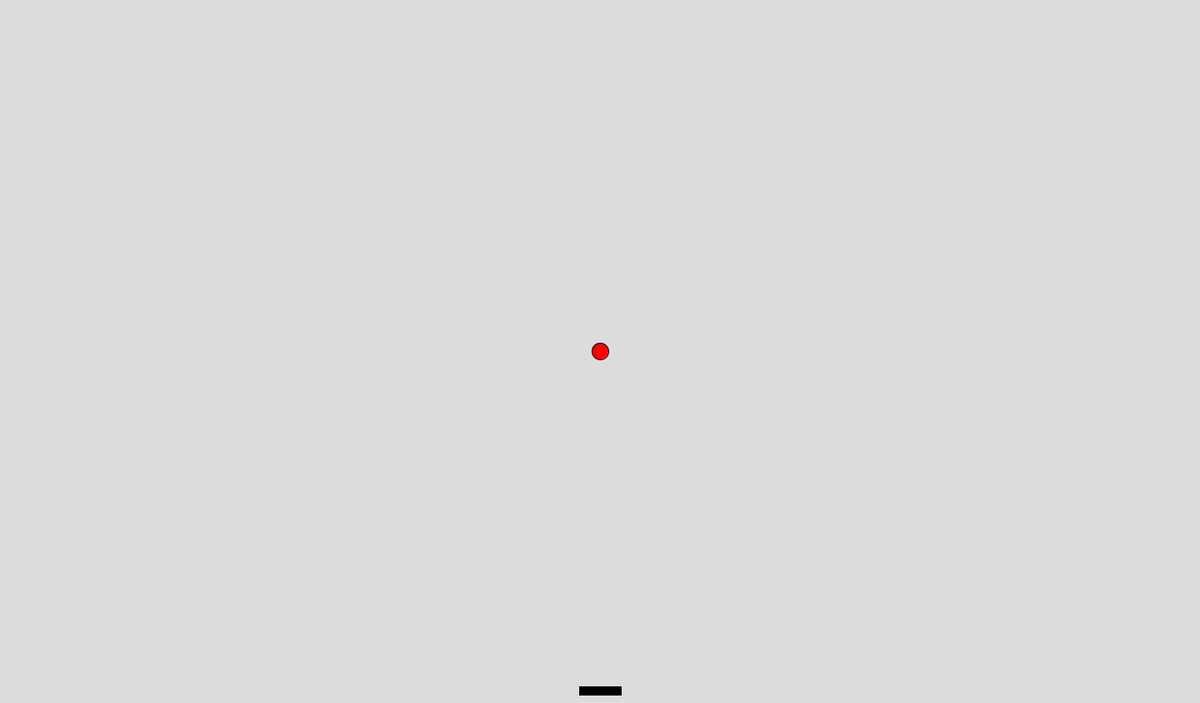
Frame 1 (no input)
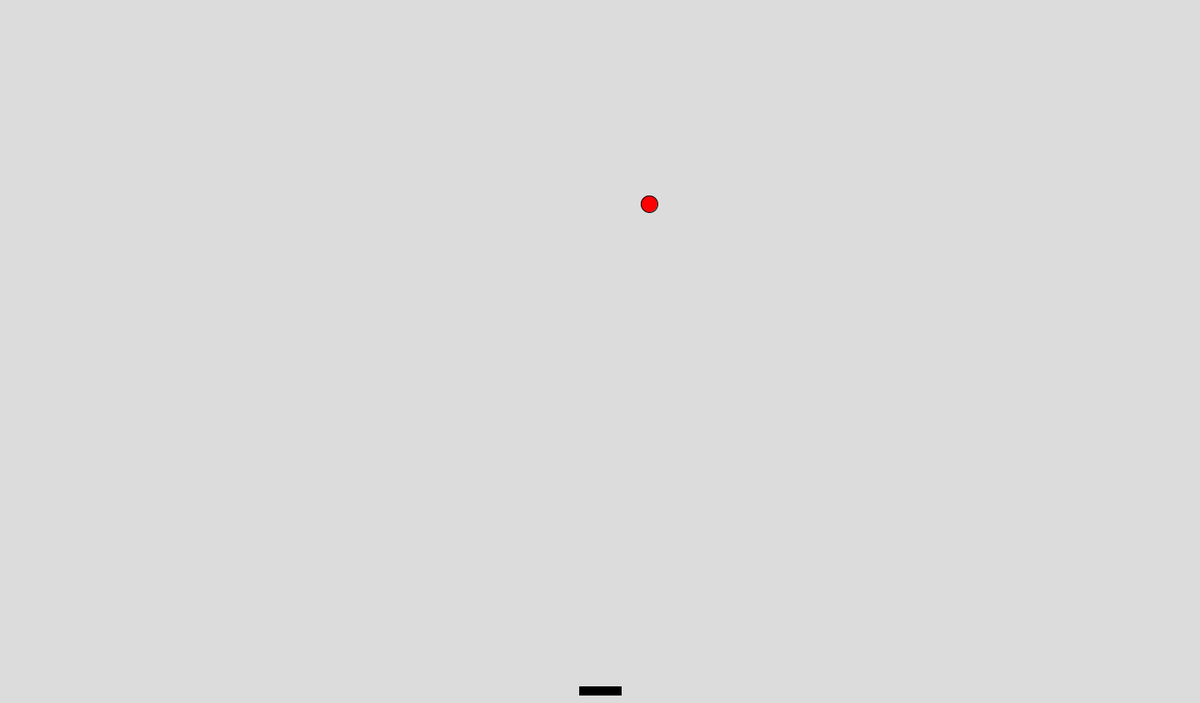
Frame 60 (the mouse pressed at the canvas centre just before this capture)
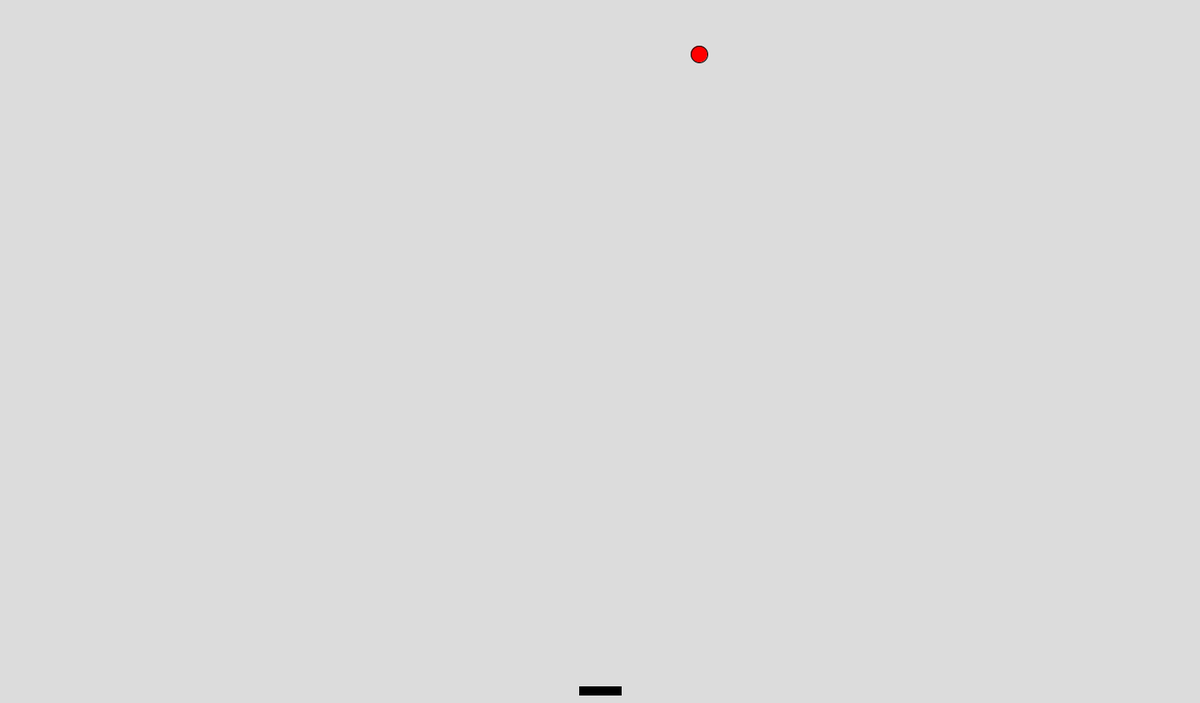
Frame 120 (the mouse held since frame 60 and released just before this capture)

The Processing sketch that drew these frames (run headless with seeded random() and noise(); from frame 60 on, the mouse is pressed at the canvas centre):

// Processing sketch: p_pong_temp
// ── p_pong_temp.pde
// Define variables
int paddleX, paddleY;
int paddleWidth = 50;
int paddleHeight = 10;

int ballX, ballY;
int ballRadius = 10;
int ballDiameter = 20;
int ballWidth = 20;

float ballSpeedX, ballSpeedY;

boolean isDragging = false;
int dragOffsetX, dragOffsetY;

// Setup function
void setup() {
  size(1442, 845);
  frameRate(60);

  paddleX = width / 2 - paddleWidth / 2;
  paddleY = height - paddleHeight - 10;

  ballX = width / 2;
  ballY = height / 2;

  ballSpeedX = random(-5, 5);
  ballSpeedY = random(-5, 5);
}

// Draw function
void draw() {
  background(220);

  // Draw paddle
  fill(0);
  rect(paddleX, paddleY, paddleWidth, paddleHeight);

  // Draw ball
  fill(255, 0, 0);
  ellipse(ballX, ballY, ballDiameter, ballWidth);

  // Update ball position
  ballX += ballSpeedX;
  ballY += ballSpeedY;

  // Bounce ball off walls
  if (ballX < ballRadius || ballX > width - ballRadius) {
    ballSpeedX *= -1;
  }

  if (ballY < ballRadius) {
    ballSpeedY *= -1;
  }

  // Bounce ball off paddle
  if (ballY + ballRadius >= paddleY && ballX >= paddleX && ballX <= paddleX + paddleWidth) {
    ballSpeedY *= -1;
  }

  // Handle mouse click, hold, and drag
  if (mousePressed) {
    if (!isDragging) {
      dragOffsetX = mouseX - paddleX;
      dragOffsetY = mouseY - paddleY;
      isDragging = true;
    }
  } else {
    isDragging = false;
  }

  if (isDragging) {
    paddleX = mouseX - dragOffsetX;
    paddleX = constrain(paddleX, 0, width - paddleWidth);
  }
}
